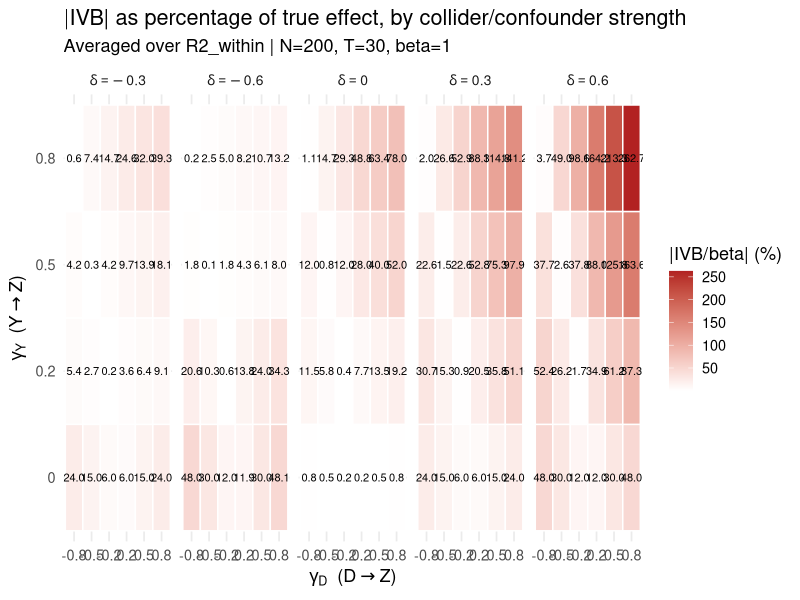
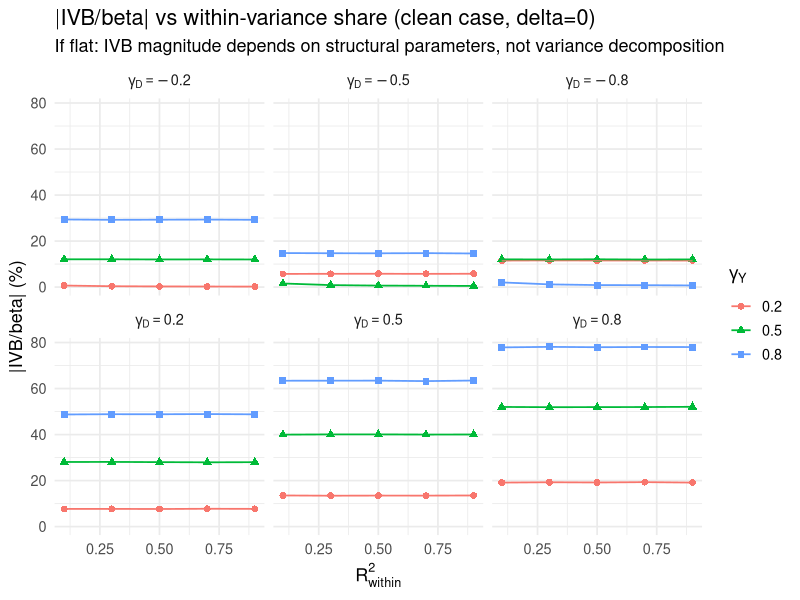
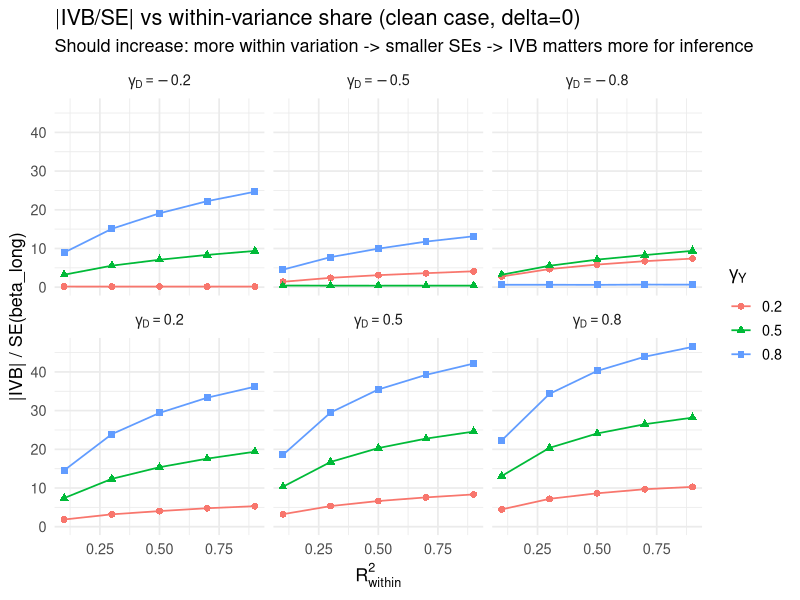
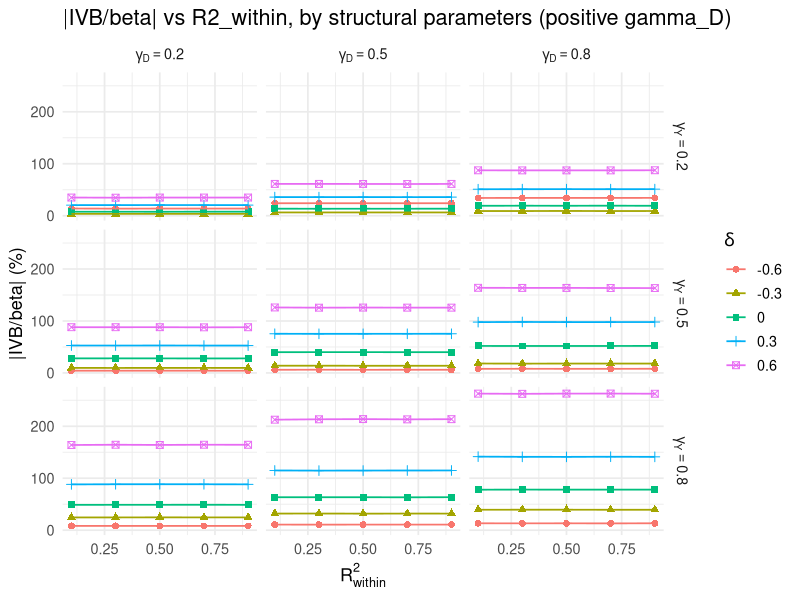
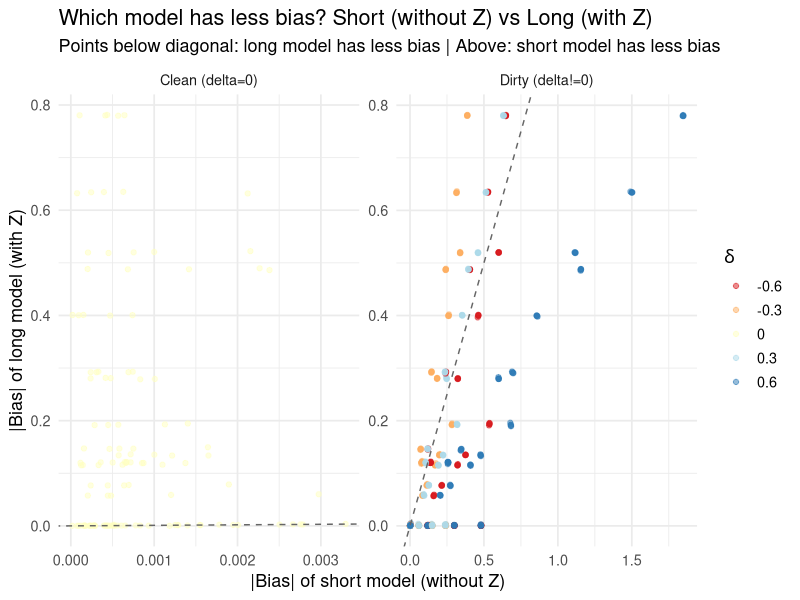
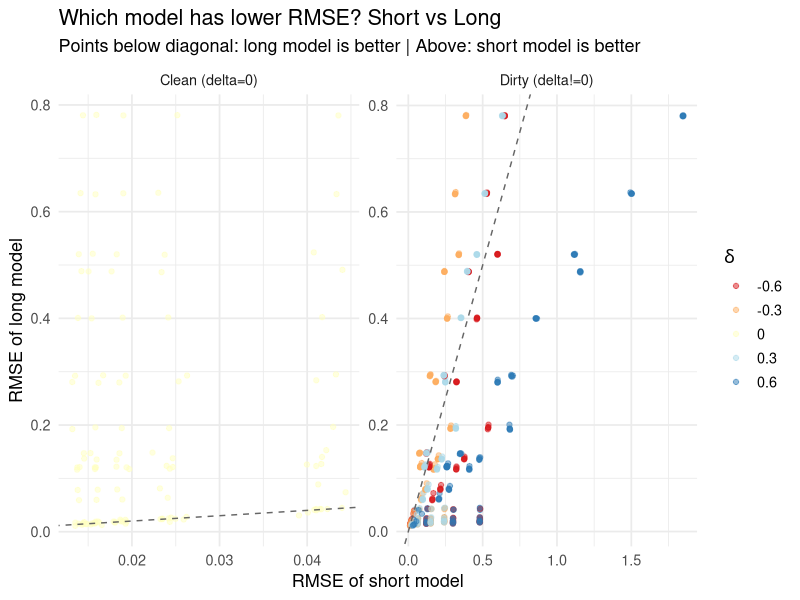
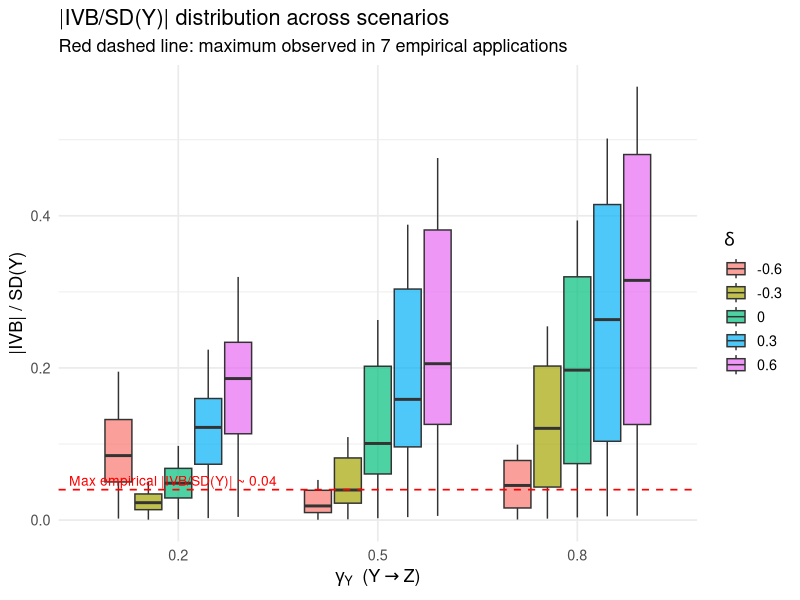
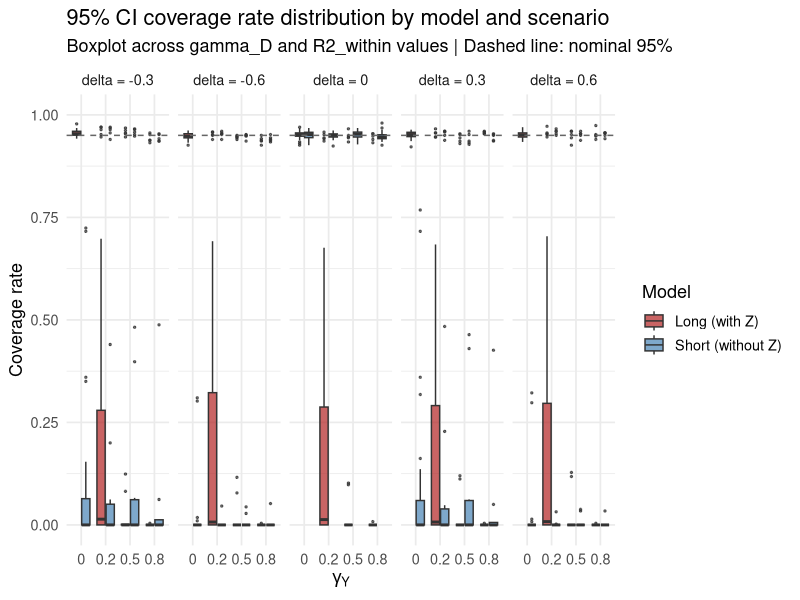

The R script that drew these images, in order:
# =============================================================================
# Figures for TWFE Monte Carlo Simulation
#
# Reads sim_ivb_twfe_results.csv and generates diagnostic figures.
# See plan: quality_reports/plans/2026-02-27_sim-ivb-twfe.md
#
# Dependencies: data.table, ggplot2
# =============================================================================

library(data.table)
library(ggplot2)

theme_set(theme_minimal(base_size = 13))

dir.create("plots", showWarnings = FALSE)

# Load results
results <- fread("sim_ivb_twfe_results.csv")
results <- results[stable == TRUE]

cat(sprintf("Loaded %d scenarios (stable).\n", nrow(results)))


# =============================================================================
# Figure 1: Heatmap — |IVB/beta| by (gamma_Y, gamma_D) for each delta
# =============================================================================

# Average over R2_within (since IVB/|beta| should be ~constant in R2_within)
heatmap_dt <- results[, .(ivb_pct = mean(mean_abs_ivb_over_beta) * 100),
                      by = .(gamma_Y, gamma_D, delta)]

p1 <- ggplot(heatmap_dt, aes(x = factor(gamma_D), y = factor(gamma_Y),
                              fill = ivb_pct)) +
  geom_tile(color = "white", linewidth = 0.5) +
  geom_text(aes(label = sprintf("%.1f", ivb_pct)), size = 2.8) +
  facet_wrap(~ paste0("delta == ", delta), labeller = label_parsed, nrow = 1) +
  scale_fill_gradient(
    low = "white", high = "firebrick",
    name = "|IVB/beta| (%)"
  ) +
  labs(
    title = "|IVB| as percentage of true effect, by collider/confounder strength",
    subtitle = "Averaged over R2_within | N=200, T=30, beta=1",
    x = expression(gamma[D] ~ " (D" %->% "Z)"),
    y = expression(gamma[Y] ~ " (Y" %->% "Z)")
  ) +
  theme(strip.text = element_text(size = 10))

ggsave("plots/twfe_heatmap_ivb.png", p1, width = 14, height = 5, dpi = 150)
cat("Saved: plots/twfe_heatmap_ivb.png\n")


# =============================================================================
# Figure 2: Line plots — IVB/|beta| and IVB/SE vs R2_within
# =============================================================================

# 2a: IVB/|beta| vs R2_within — should be flat (key theoretical prediction)
line_dt <- results[gamma_Y > 0,
                   .(ivb_pct = mean(mean_abs_ivb_over_beta) * 100,
                     ivb_se  = mean(mean_abs_ivb_over_se)),
                   by = .(gamma_Y, gamma_D, delta, R2_within)]

p2a <- ggplot(line_dt[delta == 0],
              aes(x = R2_within, y = ivb_pct,
                  color = factor(gamma_Y), shape = factor(gamma_Y))) +
  geom_point(size = 2) +
  geom_line(linewidth = 0.6) +
  facet_wrap(~ paste0("gamma[D] == ", gamma_D), labeller = label_parsed) +
  labs(
    title = "|IVB/beta| vs within-variance share (clean case, delta=0)",
    subtitle = "If flat: IVB magnitude depends on structural parameters, not variance decomposition",
    x = expression(R[within]^2),
    y = "|IVB/beta| (%)",
    color = expression(gamma[Y]),
    shape = expression(gamma[Y])
  )

ggsave("plots/twfe_ivb_vs_r2within_clean.png", p2a, width = 12, height = 7, dpi = 150)
cat("Saved: plots/twfe_ivb_vs_r2within_clean.png\n")

# 2b: IVB/SE vs R2_within — should increase (more within var -> smaller SE)
p2b <- ggplot(line_dt[delta == 0],
              aes(x = R2_within, y = ivb_se,
                  color = factor(gamma_Y), shape = factor(gamma_Y))) +
  geom_point(size = 2) +
  geom_line(linewidth = 0.6) +
  facet_wrap(~ paste0("gamma[D] == ", gamma_D), labeller = label_parsed) +
  labs(
    title = "|IVB/SE| vs within-variance share (clean case, delta=0)",
    subtitle = "Should increase: more within variation -> smaller SEs -> IVB matters more for inference",
    x = expression(R[within]^2),
    y = "|IVB| / SE(beta_long)",
    color = expression(gamma[Y]),
    shape = expression(gamma[Y])
  )

ggsave("plots/twfe_ivbse_vs_r2within_clean.png", p2b, width = 12, height = 7, dpi = 150)
cat("Saved: plots/twfe_ivbse_vs_r2within_clean.png\n")

# 2c: Full grid with delta coloring
p2c <- ggplot(line_dt[gamma_D > 0],
              aes(x = R2_within, y = ivb_pct,
                  color = factor(delta), shape = factor(delta))) +
  geom_point(size = 2) +
  geom_line(linewidth = 0.6) +
  facet_grid(gamma_Y ~ gamma_D,
             labeller = label_bquote(
               rows = gamma[Y] == .(gamma_Y),
               cols = gamma[D] == .(gamma_D)
             )) +
  labs(
    title = "|IVB/beta| vs R2_within, by structural parameters (positive gamma_D)",
    x = expression(R[within]^2),
    y = "|IVB/beta| (%)",
    color = expression(delta),
    shape = expression(delta)
  )

ggsave("plots/twfe_ivb_vs_r2within_full.png", p2c, width = 12, height = 10, dpi = 150)
cat("Saved: plots/twfe_ivb_vs_r2within_full.png\n")


# =============================================================================
# Figure 3: Scatter — bias_short vs bias_long (which model is better?)
# =============================================================================

results[, abs_bias_short := abs(bias_short)]
results[, abs_bias_long := abs(bias_long)]
results[, case := ifelse(delta == 0, "Clean (delta=0)", "Dirty (delta!=0)")]

p3 <- ggplot(results, aes(x = abs_bias_short, y = abs_bias_long,
                           color = factor(delta))) +
  geom_point(alpha = 0.5, size = 1.5) +
  geom_abline(intercept = 0, slope = 1, linetype = "dashed", color = "grey40") +
  facet_wrap(~ case, scales = "free") +
  labs(
    title = "Which model has less bias? Short (without Z) vs Long (with Z)",
    subtitle = "Points below diagonal: long model has less bias | Above: short model has less bias",
    x = "|Bias| of short model (without Z)",
    y = "|Bias| of long model (with Z)",
    color = expression(delta)
  ) +
  scale_color_brewer(palette = "RdYlBu")

ggsave("plots/twfe_bias_comparison.png", p3, width = 12, height = 5, dpi = 150)
cat("Saved: plots/twfe_bias_comparison.png\n")

# Same but with RMSE
p3b <- ggplot(results, aes(x = rmse_short, y = rmse_long,
                            color = factor(delta))) +
  geom_point(alpha = 0.5, size = 1.5) +
  geom_abline(intercept = 0, slope = 1, linetype = "dashed", color = "grey40") +
  facet_wrap(~ case, scales = "free") +
  labs(
    title = "Which model has lower RMSE? Short vs Long",
    subtitle = "Points below diagonal: long model is better | Above: short model is better",
    x = "RMSE of short model",
    y = "RMSE of long model",
    color = expression(delta)
  ) +
  scale_color_brewer(palette = "RdYlBu")

ggsave("plots/twfe_rmse_comparison.png", p3b, width = 12, height = 5, dpi = 150)
cat("Saved: plots/twfe_rmse_comparison.png\n")


# =============================================================================
# Figure 4: Boxplot — IVB/SD(Y) distribution, comparable to empirical data
# =============================================================================

# Create label for scenario grouping
results[, scenario_label := paste0("gY=", gamma_Y, " gD=", gamma_D, " d=", delta)]

# For the boxplot, focus on scenarios with gamma_Y > 0 (actual collider)
box_dt <- results[gamma_Y > 0]

p4 <- ggplot(box_dt, aes(x = factor(gamma_Y), y = mean_abs_ivb_over_sd_y,
                          fill = factor(delta))) +
  geom_boxplot(outlier.size = 0.8, alpha = 0.7) +
  geom_hline(yintercept = 0.04, linetype = "dashed", color = "red", linewidth = 0.6) +
  annotate("text", x = -Inf, y = 0.045, label = "Max empirical |IVB/SD(Y)| ~ 0.04",
           hjust = -0.05, vjust = 0, size = 3.5, color = "red") +
  labs(
    title = "|IVB/SD(Y)| distribution across scenarios",
    subtitle = "Red dashed line: maximum observed in 7 empirical applications",
    x = expression(gamma[Y] ~ " (Y" %->% "Z)"),
    y = "|IVB| / SD(Y)",
    fill = expression(delta)
  )

ggsave("plots/twfe_ivb_sdy_boxplot.png", p4, width = 10, height = 6, dpi = 150)
cat("Saved: plots/twfe_ivb_sdy_boxplot.png\n")


# =============================================================================
# Figure 5: Coverage by scenario
# =============================================================================

# Show full distribution of coverage across gamma_D and R2_within
cov_long <- melt(results, id.vars = c("gamma_Y", "gamma_D", "delta", "R2_within"),
                 measure.vars = c("coverage_short", "coverage_long"),
                 variable.name = "model", value.name = "coverage")
cov_long[, model := ifelse(model == "coverage_short",
                            "Short (without Z)", "Long (with Z)")]

p5 <- ggplot(cov_long, aes(x = factor(gamma_Y), y = coverage,
                            fill = model)) +
  geom_boxplot(outlier.size = 0.5, alpha = 0.7) +
  geom_hline(yintercept = 0.95, linetype = "dashed", color = "grey40") +
  facet_wrap(~ paste0("delta = ", delta), nrow = 1) +
  labs(
    title = "95% CI coverage rate distribution by model and scenario",
    subtitle = "Boxplot across gamma_D and R2_within values | Dashed line: nominal 95%",
    x = expression(gamma[Y]),
    y = "Coverage rate",
    fill = "Model"
  ) +
  scale_fill_manual(values = c("Short (without Z)" = "steelblue",
                                "Long (with Z)" = "firebrick")) +
  coord_cartesian(ylim = c(0, 1))

ggsave("plots/twfe_coverage.png", p5, width = 14, height = 5, dpi = 150)
cat("Saved: plots/twfe_coverage.png\n")


# =============================================================================
# Summary Table
# =============================================================================

cat("\n=== SUMMARY TABLE: Large IVB scenarios ===\n\n")

large <- results[mean_abs_ivb_over_beta > 0.25][order(-mean_abs_ivb_over_beta)]
if (nrow(large) > 0) {
  cat(sprintf("%d scenarios with |IVB/beta| > 25%%\n", nrow(large)))
  print(large[1:min(20, .N),
              .(gamma_Y, gamma_D, delta, R2_within,
                ivb_pct = round(mean_abs_ivb_over_beta * 100, 1),
                ivb_se = round(mean_abs_ivb_over_se, 2),
                ivb_sdy = round(mean_abs_ivb_over_sd_y, 4),
                bias_short = round(bias_short, 4),
                bias_long = round(bias_long, 4),
                cov_short = round(coverage_short, 3),
                cov_long = round(coverage_long, 3))])
} else {
  cat("No scenarios with |IVB/beta| > 25%%.\n")
}

cat("\n=== DONE ===\n")
